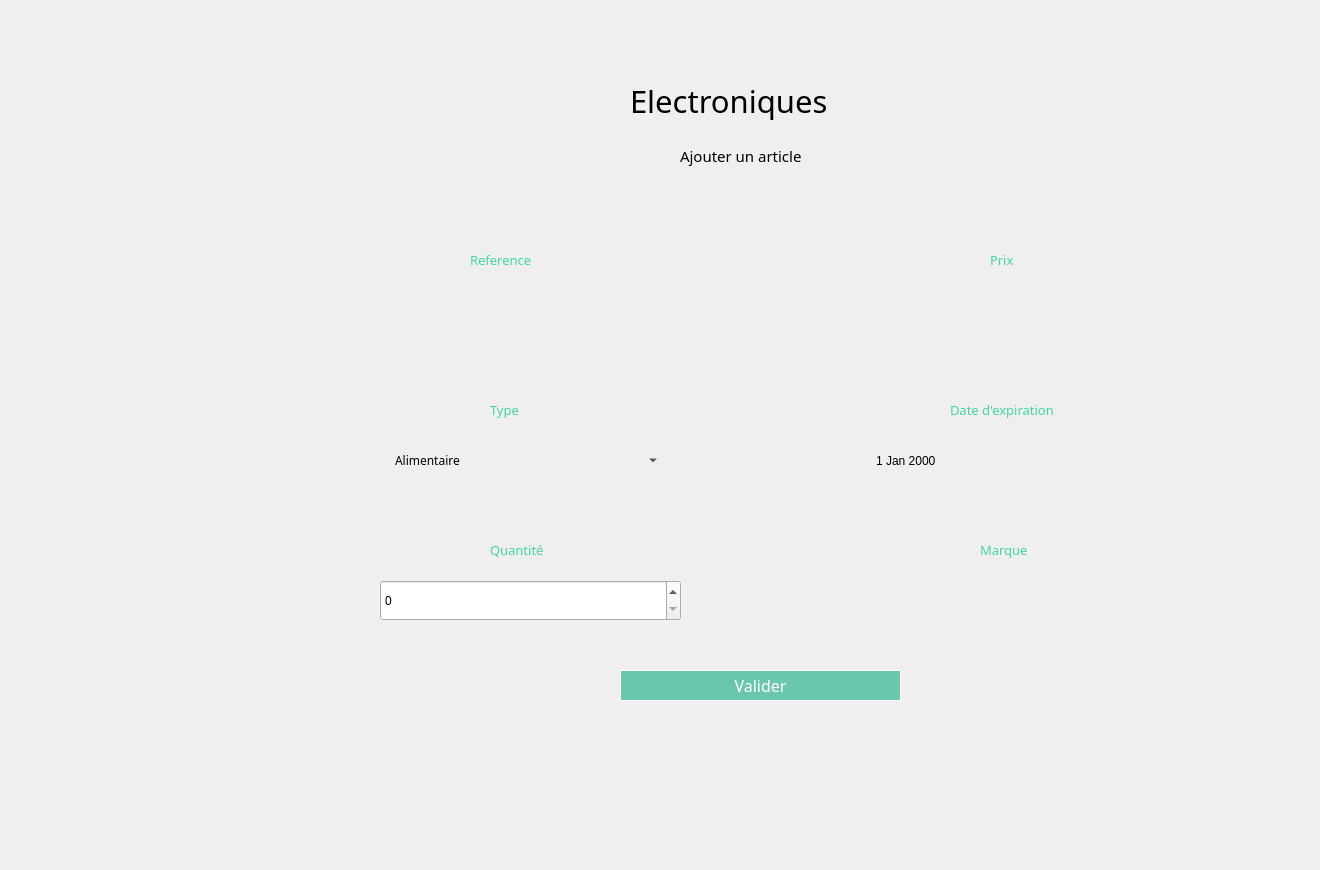
    <widget class="QWidget" name="page_6">
     <widget class="QLabel" name="label_364">
      <property name="geometry">
       <rect>
        <x>810</x>
        <y>250</y>
        <width>371</width>
        <height>121</height>
       </rect>
      </property>
      <property name="text">
       <string/>
      </property>
      <property name="pixmap">
       <pixmap>../../Downloads/saisir.png</pixmap>
      </property>
      <property name="scaledContents">
       <bool>true</bool>
      </property>
     </widget>
     <widget class="QPushButton" name="pushButton_122">
      <property name="geometry">
       <rect>
        <x>0</x>
        <y>710</y>
        <width>121</width>
        <height>61</height>
       </rect>
      </property>
      <property name="styleSheet">
       <string notr="true">QPushButton {
	font-weight: 500;
	text-align: center;
    vertical-align: middle;
	background-color: transparent;
	padding: 5px 15px 15px 20px;
    color: #fff;
	font-size: 11px;
	border : 0;
	border-right: 3px solid transparent;
 	background-position: center top;
    background-repeat: no-repeat;
    background-origin: content;
    background-image: url(&quot;C:/Users/hp/Desktop/anglais/projet c++ design/return1.png&quot;);
}

QPushButton:hover {
	color: #ffffff;
	font-weight: 500;
	background-image: url(&quot;C:/Users/hp/Desktop/anglais/projet c++ design/return2.png&quot;);
}</string>
      </property>
      <property name="text">
       <string/>
      </property>
     </widget>
     <widget class="QLabel" name="label_365">
      <property name="geometry">
       <rect>
        <x>490</x>
        <y>540</y>
        <width>111</width>
        <height>20</height>
       </rect>
      </property>
      <property name="font">
       <font>
        <family>Montserrat Alternates</family>
        <pointsize>10</pointsize>
        <weight>50</weight>
        <bold>false</bold>
       </font>
      </property>
      <property name="styleSheet">
       <string notr="true">color: rgb(70, 211, 164);</string>
      </property>
      <property name="text">
       <string>Quantité</string>
      </property>
     </widget>
     <widget class="QLabel" name="label_9">
      <property name="geometry">
       <rect>
        <x>470</x>
        <y>250</y>
        <width>111</width>
        <height>20</height>
       </rect>
      </property>
      <property name="font">
       <font>
        <family>Montserrat Alternates</family>
        <pointsize>10</pointsize>
        <weight>50</weight>
        <bold>false</bold>
       </font>
      </property>
      <property name="styleSheet">
       <string notr="true">color: rgb(70, 211, 164);</string>
      </property>
      <property name="text">
       <string>Reference</string>
      </property>
     </widget>
     <widget class="QLabel" name="label_366">
      <property name="geometry">
       <rect>
        <x>340</x>
        <y>540</y>
        <width>371</width>
        <height>121</height>
       </rect>
      </property>
      <property name="text">
       <string/>
      </property>
      <property name="pixmap">
       <pixmap>../../Downloads/saisir.png</pixmap>
      </property>
      <property name="scaledContents">
       <bool>true</bool>
      </property>
     </widget>
     <widget class="QLabel" name="label_367">
      <property name="geometry">
       <rect>
        <x>330</x>
        <y>250</y>
        <width>371</width>
        <height>121</height>
       </rect>
      </property>
      <property name="text">
       <string/>
      </property>
      <property name="pixmap">
       <pixmap>../../Downloads/saisir.png</pixmap>
      </property>
      <property name="scaledContents">
       <bool>true</bool>
      </property>
     </widget>
     <widget class="QPushButton" name="pushButton_stock_5">
      <property name="geometry">
       <rect>
        <x>40</x>
        <y>280</y>
        <width>211</width>
        <height>61</height>
       </rect>
      </property>
      <property name="styleSheet">
       <string notr="true">QPushButton {
	font-weight: 500;
	text-align: center;
    vertical-align: middle;
	background-color: transparent;
	padding: 5px 15px 15px 20px;
    color: #fff;
	font-size: 11px;
	border : 0;
	border-right: 3px solid transparent;
 	background-position: center top;
    background-repeat: no-repeat;
    background-origin: content;
    background-image: url(&quot;C:/Users/hp/Desktop/anglais/projet c++ design/pie1.png&quot;);
}

QPushButton:hover {
	color: #ffffff;
	font-weight: 500;
	background-image: url(&quot;C:/Users/hp/Desktop/anglais/projet c++ design/pie2.png&quot;);
}</string>
      </property>
      <property name="text">
       <string/>
      </property>
      <property name="flat">
       <bool>true</bool>
      </property>
     </widget>
     <widget class="QLabel" name="label_368">
      <property name="geometry">
       <rect>
        <x>330</x>
        <y>400</y>
        <width>371</width>
        <height>121</height>
       </rect>
      </property>
      <property name="text">
       <string/>
      </property>
      <property name="pixmap">
       <pixmap>../../Downloads/saisir.png</pixmap>
      </property>
      <property name="scaledContents">
       <bool>true</bool>
      </property>
     </widget>
     <widget class="QLabel" name="label_369">
      <property name="geometry">
       <rect>
        <x>820</x>
        <y>540</y>
        <width>371</width>
        <height>121</height>
       </rect>
      </property>
      <property name="text">
       <string/>
      </property>
      <property name="pixmap">
       <pixmap>../../Downloads/saisir.png</pixmap>
      </property>
      <property name="scaledContents">
       <bool>true</bool>
      </property>
     </widget>
     <widget class="QLabel" name="label_370">
      <property name="geometry">
       <rect>
        <x>630</x>
        <y>60</y>
        <width>301</width>
        <height>81</height>
       </rect>
      </property>
      <property name="font">
       <font>
        <family>Montserrat Alternates</family>
        <pointsize>23</pointsize>
       </font>
      </property>
      <property name="text">
       <string>Electroniques</string>
      </property>
     </widget>
     <widget class="QDateEdit" name="d_5">
      <property name="geometry">
       <rect>
        <x>860</x>
        <y>440</y>
        <width>291</width>
        <height>41</height>
       </rect>
      </property>
      <property name="layoutDirection">
       <enum>Qt::RightToLeft</enum>
      </property>
      <property name="styleSheet">
       <string notr="true"> background-color: Transparent;
 border: none;</string>
      </property>
     </widget>
     <widget class="QLineEdit" name="ref_11">
      <property name="geometry">
       <rect>
        <x>380</x>
        <y>280</y>
        <width>281</width>
        <height>41</height>
       </rect>
      </property>
      <property name="styleSheet">
       <string notr="true"> background-color: Transparent;
 border: none;</string>
      </property>
      <property name="clearButtonEnabled">
       <bool>false</bool>
      </property>
     </widget>
     <widget class="QLabel" name="label_371">
      <property name="geometry">
       <rect>
        <x>950</x>
        <y>400</y>
        <width>171</width>
        <height>20</height>
       </rect>
      </property>
      <property name="font">
       <font>
        <family>Montserrat Alternates</family>
        <pointsize>10</pointsize>
        <weight>50</weight>
        <bold>false</bold>
       </font>
      </property>
      <property name="styleSheet">
       <string notr="true">color: rgb(70, 211, 164);</string>
      </property>
      <property name="text">
       <string>Date d'expiration</string>
      </property>
     </widget>
     <widget class="QLabel" name="label_372">
      <property name="geometry">
       <rect>
        <x>490</x>
        <y>400</y>
        <width>111</width>
        <height>20</height>
       </rect>
      </property>
      <property name="font">
       <font>
        <family>Montserrat Alternates</family>
        <pointsize>10</pointsize>
        <weight>50</weight>
        <bold>false</bold>
       </font>
      </property>
      <property name="styleSheet">
       <string notr="true">color: rgb(70, 211, 164);</string>
      </property>
      <property name="text">
       <string>Type</string>
      </property>
     </widget>
     <widget class="QLineEdit" name="prix_7">
      <property name="geometry">
       <rect>
        <x>850</x>
        <y>290</y>
        <width>291</width>
        <height>41</height>
       </rect>
      </property>
      <property name="styleSheet">
       <string notr="true"> background-color: Transparent;
 border: none;</string>
      </property>
     </widget>
     <widget class="QLabel" name="label_373">
      <property name="geometry">
       <rect>
        <x>980</x>
        <y>540</y>
        <width>111</width>
        <height>20</height>
       </rect>
      </property>
      <property name="font">
       <font>
        <family>Montserrat Alternates</family>
        <pointsize>10</pointsize>
        <weight>50</weight>
        <bold>false</bold>
       </font>
      </property>
      <property name="styleSheet">
       <string notr="true">color: rgb(70, 211, 164);</string>
      </property>
      <property name="text">
       <string>Marque</string>
      </property>
     </widget>
     <widget class="QPushButton" name="pushButton_123">
      <property name="geometry">
       <rect>
        <x>100</x>
        <y>380</y>
        <width>91</width>
        <height>61</height>
       </rect>
      </property>
      <property name="styleSheet">
       <string notr="true">QPushButton {
	font-weight: 500;
	text-align: center;
    vertical-align: middle;
	background-color: transparent;
	padding: 5px 15px 15px 20px;
    color: #fff;
	font-size: 11px;
	border : 0;
	border-right: 3px solid transparent;
 	background-position: center top;
    background-repeat: no-repeat;
    background-origin: content;
    background-image: url(&quot;C:/Users/hp/Desktop/anglais/projet c++ design/gestion1.png&quot;);
}

QPushButton:hover {
	color: #ffffff;
	font-weight: 500;
	background-image: url(&quot;C:/Users/hp/Desktop/anglais/projet c++ design/gestion2.png&quot;);
}</string>
      </property>
      <property name="text">
       <string/>
      </property>
     </widget>
     <widget class="QComboBox" name="type_5">
      <property name="geometry">
       <rect>
        <x>390</x>
        <y>440</y>
        <width>271</width>
        <height>41</height>
       </rect>
      </property>
      <property name="font">
       <font>
        <family>Montserrat Alternates</family>
        <weight>50</weight>
        <bold>false</bold>
       </font>
      </property>
      <property name="styleSheet">
       <string notr="true"> background-color: Transparent;
 border: none;</string>
      </property>
      <item>
       <property name="text">
        <string>Alimentaire</string>
       </property>
      </item>
      <item>
       <property name="text">
        <string>Congele</string>
       </property>
      </item>
      <item>
       <property name="text">
        <string>Electronique</string>
       </property>
      </item>
     </widget>
     <widget class="QLabel" name="label_374">
      <property name="geometry">
       <rect>
        <x>-20</x>
        <y>-20</y>
        <width>1311</width>
        <height>861</height>
       </rect>
      </property>
      <property name="text">
       <string/>
      </property>
      <property name="pixmap">
       <pixmap>../../Desktop/anglais/projet c++ design/bg2.png</pixmap>
      </property>
      <property name="scaledContents">
       <bool>true</bool>
      </property>
     </widget>
     <widget class="QLabel" name="label_375">
      <property name="geometry">
       <rect>
        <x>820</x>
        <y>400</y>
        <width>371</width>
        <height>121</height>
       </rect>
      </property>
      <property name="text">
       <string/>
      </property>
      <property name="pixmap">
       <pixmap>../../Downloads/saisir.png</pixmap>
      </property>
      <property name="scaledContents">
       <bool>true</bool>
      </property>
     </widget>
     <widget class="QLabel" name="label_376">
      <property name="geometry">
       <rect>
        <x>680</x>
        <y>140</y>
        <width>191</width>
        <height>31</height>
       </rect>
      </property>
      <property name="font">
       <font>
        <family>Montserrat Alternates</family>
        <pointsize>11</pointsize>
       </font>
      </property>
      <property name="text">
       <string>Ajouter un article</string>
      </property>
     </widget>
     <widget class="QLabel" name="label_377">
      <property name="geometry">
       <rect>
        <x>990</x>
        <y>250</y>
        <width>111</width>
        <height>20</height>
       </rect>
      </property>
      <property name="font">
       <font>
        <family>Montserrat Alternates</family>
        <pointsize>10</pointsize>
        <weight>50</weight>
        <bold>false</bold>
       </font>
      </property>
      <property name="styleSheet">
       <string notr="true">color: rgb(70, 211, 164);</string>
      </property>
      <property name="text">
       <string>Prix</string>
      </property>
     </widget>
     <widget class="QLineEdit" name="marque_5">
      <property name="geometry">
       <rect>
        <x>860</x>
        <y>580</y>
        <width>291</width>
        <height>41</height>
       </rect>
      </property>
      <property name="styleSheet">
       <string notr="true"> background-color: Transparent;
 border: none;</string>
      </property>
     </widget>
     <widget class="QPushButton" name="pushButton_888">
      <property name="geometry">
       <rect>
        <x>620</x>
        <y>670</y>
        <width>281</width>
        <height>31</height>
       </rect>
      </property>
      <property name="font">
       <font>
        <family>Montserrat Alternates</family>
        <pointsize>-1</pointsize>
        <weight>50</weight>
        <bold>false</bold>
       </font>
      </property>
      <property name="styleSheet">
       <string notr="true">QPushButton{
line-height: 1;
    color: #ffffff;
    background-color: #6ac6ad;
    background-clip: padding-box;
	border: 1px solid #ffffff;
    font-weight: 400;
	font-size: 16px;
    padding: 0.875rem 1.375rem;
}
QPushButton:hover{
	border: 1px solid #f75454;
 color: #f75454;
    background-color: #ffffff;

}
</string>
      </property>
      <property name="text">
       <string>Valider</string>
      </property>
     </widget>
     <widget class="QSpinBox" name="quant_7">
      <property name="geometry">
       <rect>
        <x>380</x>
        <y>580</y>
        <width>301</width>
        <height>41</height>
       </rect>
      </property>
     </widget>
     <zorder>label_374</zorder>
     <zorder>label_364</zorder>
     <zorder>pushButton_122</zorder>
     <zorder>label_365</zorder>
     <zorder>label_9</zorder>
     <zorder>label_366</zorder>
     <zorder>label_367</zorder>
     <zorder>pushButton_stock_5</zorder>
     <zorder>label_368</zorder>
     <zorder>label_369</zorder>
     <zorder>label_370</zorder>
     <zorder>ref_11</zorder>
     <zorder>label_371</zorder>
     <zorder>label_372</zorder>
     <zorder>prix_7</zorder>
     <zorder>label_373</zorder>
     <zorder>pushButton_123</zorder>
     <zorder>type_5</zorder>
     <zorder>label_375</zorder>
     <zorder>label_376</zorder>
     <zorder>label_377</zorder>
     <zorder>marque_5</zorder>
     <zorder>pushButton_888</zorder>
     <zorder>d_5</zorder>
     <zorder>quant_7</zorder>
    </widget>
